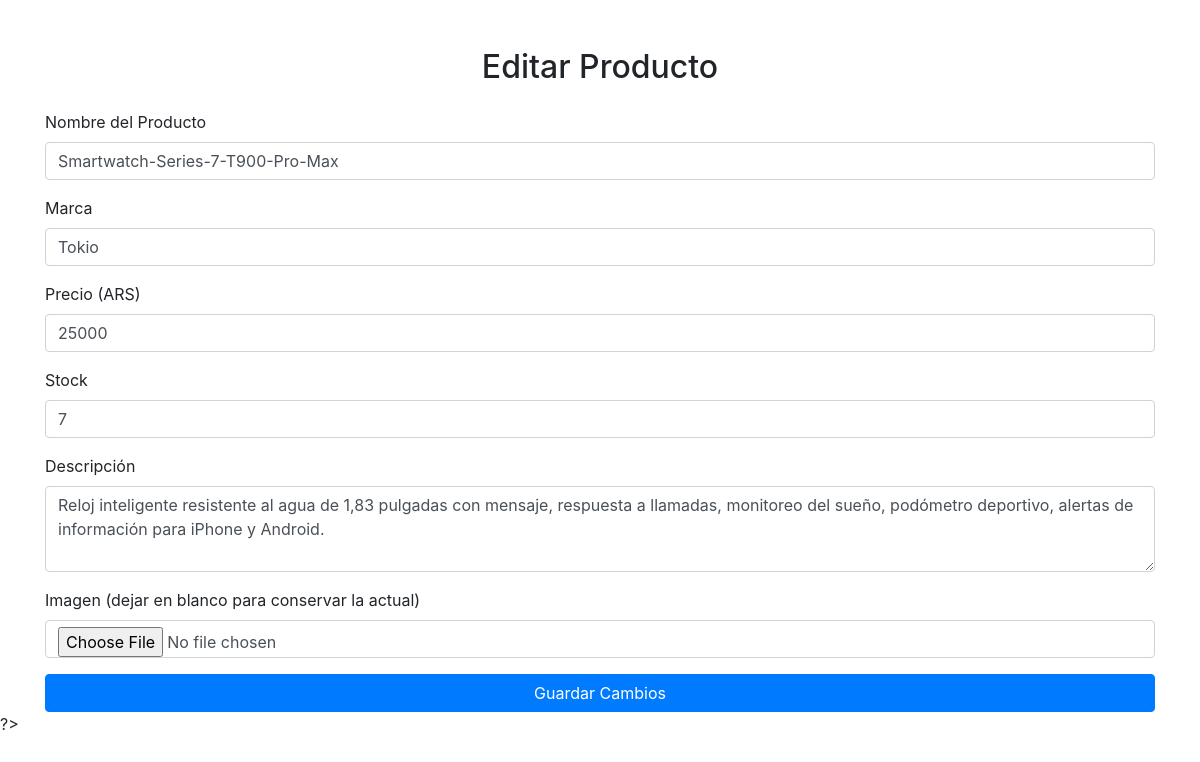
/editar_producto.php?id=5, run on the app's committed database.
### tables this page shows
CREATE TABLE `productos` (
  `id_producto` int(11) NOT NULL AUTO_INCREMENT COMMENT 'id_producto PK',
  `nombre_producto` varchar(250) DEFAULT NULL,
  `stock_producto` int(11) DEFAULT NULL,
  `marca_producto` varchar(100) DEFAULT NULL,
  `precio_producto` float DEFAULT NULL,
  `descripcion_producto` varchar(450) DEFAULT NULL,
  `imagen_producto` longtext DEFAULT NULL,
  PRIMARY KEY (`id_producto`)
);

### editar_producto.php (the view, shortened to what this page needs)
<?php
if (isset($_GET['id'])) {
    $id_producto = $_GET['id'];
    $conexion = new mysqli('127.0.0.1', 'root', '123', 'proyecto_tienda');
    $query_select = "SELECT * FROM productos WHERE id_producto = $id_producto";
    $resultado_select = $conexion->query($query_select);
    if ($resultado_select->num_rows > 0) {
        $producto = $resultado_select->fetch_assoc();
    } else {
        die("Producto no encontrado.");
    }
} else {
    die("ID del producto no especificado.");
}
?>
<!DOCTYPE html>
<html lang="es">
<head>
    <link href="https://maxcdn.bootstrapcdn.com/bootstrap/4.5.2/css/bootstrap.min.css" rel="stylesheet">
</head>
<body>
    <div class="container mt-5">
        <h2 class="text-center mb-4">Editar Producto</h2>
        <form method="POST" enctype="multipart/form-data">
            <div class="form-group">
                <label for="nombre_producto">Nombre del Producto</label>
                <input type="text" id="nombre_producto" name="nombre_producto" class="form-control" value="<?php echo $producto['nombre_producto']; ?>" required>
            </div>
            <div class="form-group">
                <label for="marca_producto">Marca</label>
                <input type="text" id="marca_producto" name="marca_producto" class="form-control" value="<?php echo $producto['marca_producto']; ?>" required>
            </div>
            <div class="form-group">
                <label for="precio_producto">Precio (ARS)</label>
                <input type="number" id="precio_producto" name="precio_producto" class="form-control" value="<?php echo $producto['precio_producto']; ?>" required>
            </div>
            <div class="form-group">
                <label for="stock_producto">Stock</label>
                <input type="number" id="stock_producto" name="stock_producto" class="form-control" value="<?php echo $producto['stock_producto']; ?>" required>
            </div>
            <div class="form-group">
                <label for="descripcion">Descripción</label>
                <textarea id="descripcion" name="descripcion" class="form-control" rows="3" required><?php echo $producto['descripcion_producto']; ?></textarea>
            </div>
            <div class="form-group">
                <label for="imagen_producto">Imagen (dejar en blanco para conservar la actual)</label>
                <input type="file" id="imagen_producto" name="imagen_producto" class="form-control">
            </div>
            <button type="submit" class="btn btn-primary btn-block">Guardar Cambios</button>
        </form>
    </div>
</body>
</html>

### data on the page
productos: nombre_producto "Smartwatch-Series-7-T900-Pro-Max", marca_producto "Tokio", precio_producto "25000", stock_producto "7", descripcion "Reloj inteligente resistente al agua de 1,83 pulgadas con mensaje, respuesta a llamadas, monitoreo del sueño, podómetro deportivo, alertas de información para iPhone y Android."
